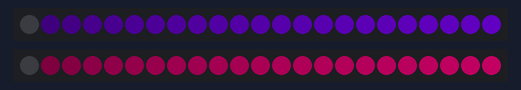
A sketch run on a simulated Arduino Uno, built with avr-gcc and run on an emulated ATmega328P. Shown: 2 × 23 RGB LEDs in strip order, left to right. Dim RGB values are drawn brighter than linear.

Above: at 0.01 s.
At 4.83 s:
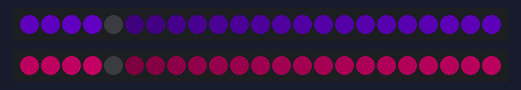
At 9.78 s:
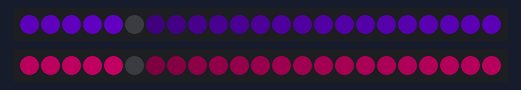
At 19.54 s:
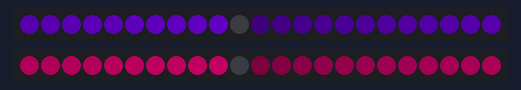
At 29.31 s:
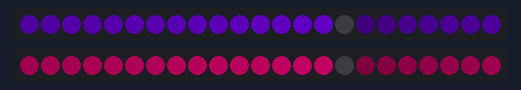
At 39.1 s:
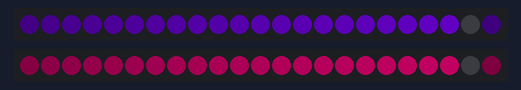

The sketch:

Rainbow.ino
```cpp
#include <Adafruit_NeoPixel.h>
#include <Wire.h>

// constants
#define PIN_LEFT 4
#define PIN_RIGHT 6
#define LEDS_PER_STRIP 23
#define LEDS_MODE NEO_GRB+NEO_KHZ800
#define I2C_ADDR 42

// variables
Adafruit_NeoPixel stripLeft(LEDS_PER_STRIP, PIN_LEFT, LEDS_MODE);
Adafruit_NeoPixel stripRight(LEDS_PER_STRIP, PIN_RIGHT, LEDS_MODE);
int thread = 0;
int shootStartTicks = 0;

uint32_t colors[LEDS_PER_STRIP];
uint32_t colors2[LEDS_PER_STRIP];
int startColor[3] = {0, 0, 0};
int targetColor[3] = {50, 0, 100};
int stepPerLED[3] = {0, 0, 0};
int startColor2[3] = {0, 0, 0};
int targetColor2[3] = {100, 0, 50};
int stepPerLED2[3] = {0, 0, 0};

//Full LED configs

void setup() {
  // put your setup code here, to run once:
  stripLeft.begin();
  stripRight.begin();
  stripLeft.show();
  stripRight.show();


  stepPerLED[0] = (targetColor[0]-startColor[0])/LEDS_PER_STRIP;
  stepPerLED[1] = (targetColor[1]-startColor[1])/LEDS_PER_STRIP;
  stepPerLED[2] = (targetColor[2]-startColor[2])/LEDS_PER_STRIP;
  stepPerLED2[0] = (targetColor2[0]-startColor2[0])/LEDS_PER_STRIP;
  stepPerLED2[1] = (targetColor2[1]-startColor2[1])/LEDS_PER_STRIP;
  stepPerLED2[2] = (targetColor2[2]-startColor2[2])/LEDS_PER_STRIP;

  // gradient all the threads
  for (int i = 0; i < LEDS_PER_STRIP; i++) {
    colors[i] = stripLeft.Color(startColor[0]+i*stepPerLED[0], startColor[1]+i*stepPerLED[1], startColor[2]+i*stepPerLED[2]);
    colors2[i] = stripRight.Color(startColor2[0]+i*stepPerLED2[0], startColor2[1]+i*stepPerLED2[1], startColor2[2]+i*stepPerLED2[2]);
  }
}

void loop() {
  for (int i=0; i < LEDS_PER_STRIP; i++) {
    stripLeft.setPixelColor(i, colors[(thread + i) % 23]);
    stripRight.setPixelColor(i, colors2[(thread + i) % 23]);
  }

  thread++;

//  if (thread < 22)
//    thread++;
//  else
//    thread = 0;

  stripLeft.show();
  stripRight.show();
  delay(40);
}
```
